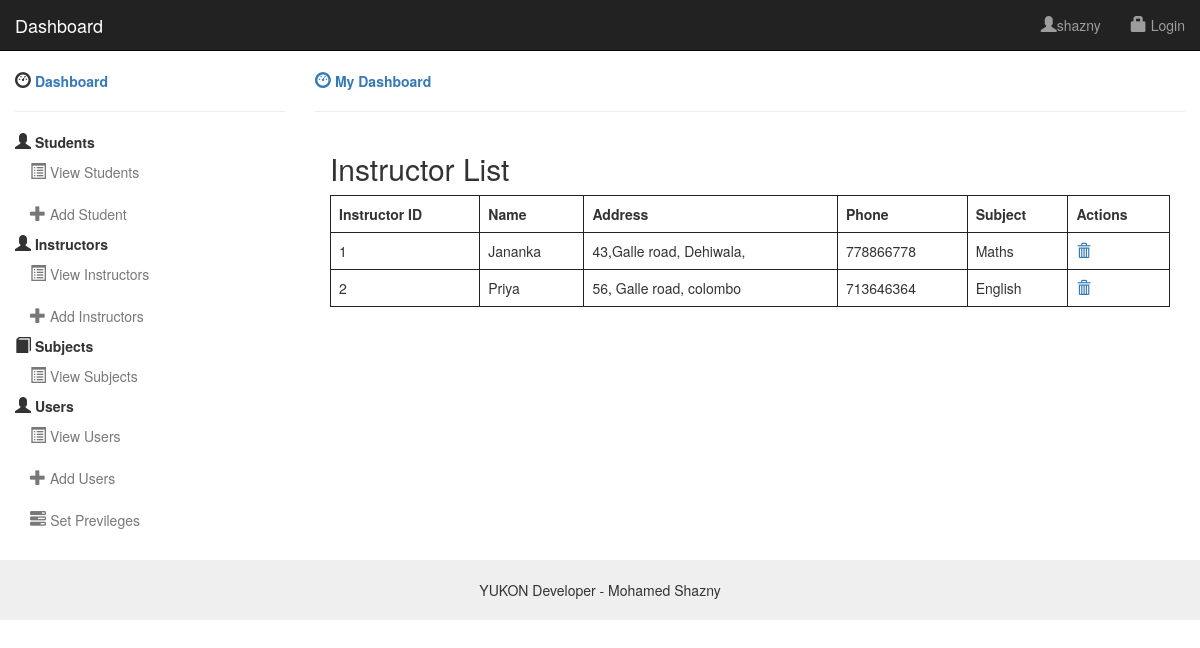
Screenshot of /view_instructors.php (signed in) with the database file from the repository.
### tables this page shows
CREATE TABLE `instructors` (
  `instr_id` int(10) NOT NULL,
  `instr_name` varchar(30) NOT NULL,
  `instr_add` text NOT NULL,
  `instr_phone` int(10) NOT NULL,
  `subj_id` int(100) NOT NULL
);

CREATE TABLE `subjects` (
  `subj_id` int(10) NOT NULL,
  `subject` varchar(100) NOT NULL,
  `subj_book` varchar(100) NOT NULL
);

### privilegeduser.php (called while the page is built, shortened)
<?php
include('role.php');
class PrivilegedUser extends User
{
    private $roles;
    public static function getByUsername($username,$conn) {
        $sql = "SELECT * FROM users WHERE username = '".$username."'";
        $result = mysqli_query($conn, $sql);
        $row=$result->fetch_assoc();
        if (!empty($result)) {
            $privUser = new PrivilegedUser($username,$row['userpass']);
            $privUser->user_id = $row['user_id'];
            $privUser->username = $username;
            $privUser->password = $row['userpass'];
            $privUser->initRoles($row['user_id']);
            return $privUser;
        } else {
            return false;
        }
    }
    protected function initRoles($user_id) {
        $this->roles = array();
        $sql = "SELECT t1.role_id, t2.role_name FROM user_role as t1
                JOIN roles as t2 ON t1.role_id = t2.role_id
                WHERE t1.user_id = '".$user_id."'";
        $instance = ConnectDb::getInstance();
        $conn = $instance->getConnection();
        $result = mysqli_query($conn, $sql);
        if ($result->num_rows > 0) {
            while($row = $result->fetch_assoc()) {
                $this->roles[$row["role_name"]] = Role::getRolePerms($row["role_id"]);
            }
        }
    }
    public function hasPrivilege($perm) {
        foreach ($this->roles as $role) {
            if ($role->hasPerm($perm)) {
                return true;
            }
        }
        return false;
    }
}

### role.php (called while the page is built)
<?php
class Role
{
    protected $permissions;
    public function __construct() {
        $this->permissions = array();
    }
    public static function getRolePerms($role_id) {
        $role = new Role();
        $sql = "SELECT t2.perm_desc FROM role_perm as t1
                JOIN permissions as t2 ON t1.perm_id = t2.perm_id
                WHERE t1.role_id = '".$role_id."'";
        $instance = ConnectDb::getInstance();
        $conn = $instance->getConnection();
        $result = mysqli_query($conn, $sql);
        if ($result->num_rows > 0) {
             while($row = $result->fetch_assoc()) {
                $role->permissions[$row["perm_desc"]] = true;
             }
          return $role;
        }
    }
    function hasPerm($permission) {
        return isset($this->permissions[$permission]);
    }
}

### view_instructors.php (the view, shortened to what this page needs)
<?php
include('header.php');
require_once "PrivilegedUser.php";
?>
<?php
if (isset($_SESSION["username"])) {
    $u = PrivilegedUser::getByUsername($_SESSION["username"],$conn);
}
if ($u->hasPrivilege("view_instructors") ) {
?>
      <div class="container-fluid">
          <div class="row">
              <?php include('side_menu.php'); ?>
              <div class="col-sm-9">
                  <a href="#"><strong><i class="glyphicon glyphicon-dashboard"></i> My Dashboard</strong></a>
                  <hr>
                <div class="container">
            			  <h2>Instructor List</h2>
            			  <table class="table table-bordered">
            			    <thead>
            			      <tr>
                          <th>Instructor ID </th>
            			        <th>Name </th>
            			        <th>Address</th>
                          <th>Phone </th>
                          <th>Subject</th>
                          <?php
                          if (isset($_SESSION["username"])) {
                              $u = PrivilegedUser::getByUsername($_SESSION["username"],$conn);
                          }
                          if ($u->hasPrivilege("delete_intructor") ) {
                              echo "<th>Actions</th>";
                          }
                          ?>
            			      </tr>
            			    </thead>
            			    <tbody>
            			    	<?php
                         $sql="SELECT * FROM instructors i JOIN subjects s ON i.subj_id=s.subj_id ORDER BY `instr_id` ASC";
                         $result = mysqli_query($conn, $sql);
                         if ($result->num_rows > 0) {
                          while($row = $result->fetch_assoc()) {
            						  echo "<tr>";
            						  echo "<td>".$row['instr_id']."</td>";
            						  echo "<td>".$row['instr_name']."</td>";
            						  echo "<td>".$row['instr_add']."</td>";
                          echo "<td>".$row['instr_phone']."</td>";
                          echo "<td>".$row['subject']."</td>";
                          if (isset($_SESSION["username"])) {
                              $u = PrivilegedUser::getByUsername($_SESSION["username"],$conn);
                          }
                          if ($u->hasPrivilege("delete_intructor") ) {
                              echo "<td>
                                    <a id='".$row['instr_id']."' onclick='delt_intrc(this)'><span class='glyphicon glyphicon-trash'></span></a>
                                    </td>";
                          }
            						  echo "</tr>";
            						}
                      }
            					?>
            			    </tbody>
            			  </table>
      			     </div>
              </div>
          </div>
      </div>
 <?php
 }else{
   echo "This user does not have previledge to view student list";
 }
 ?>
<?php
include('footer.php');
?>
    </body>
</html>

### header.php (style rules this page uses)
i { font-size:16px; }
.container { width: 100% !important; }
.table-bordered>tbody>tr>td, .table-bordered>tbody>tr>th, .table-bordered>tfoot>tr>td, .table-bordered>tfoot>tr>th, .table-bordered>thead>tr>td, .table-bordered>thead>tr>th { border: 1px solid #222222 !important; }

### rows the page displays
instructors: instr_id "1", instr_name "Jananka", instr_add "43,Galle road, Dehiwala,", instr_phone "778866778", subj.subject "Maths"
instructors: instr_id "2", instr_name "Priya", instr_add "56, Galle road, colombo", instr_phone "713646364", subj.subject "English"

### other values shown
$_SESSION['username'] "shazny"
